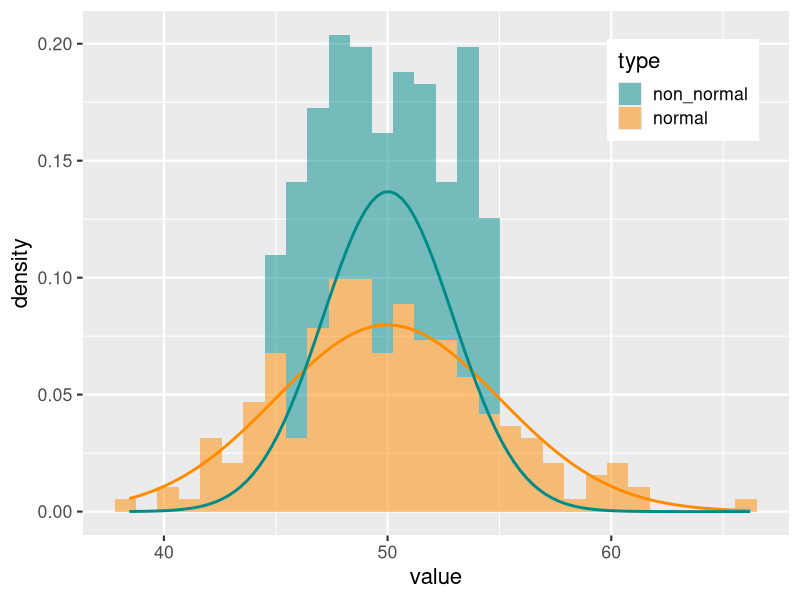
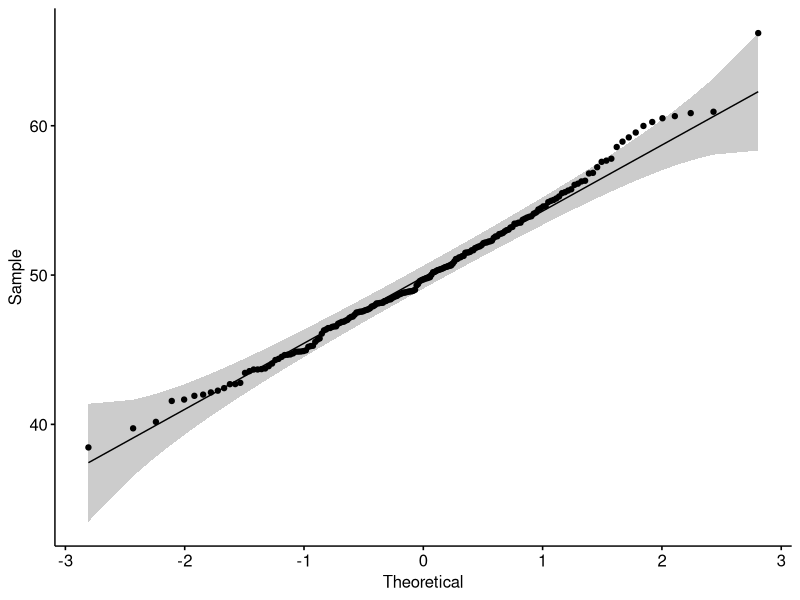
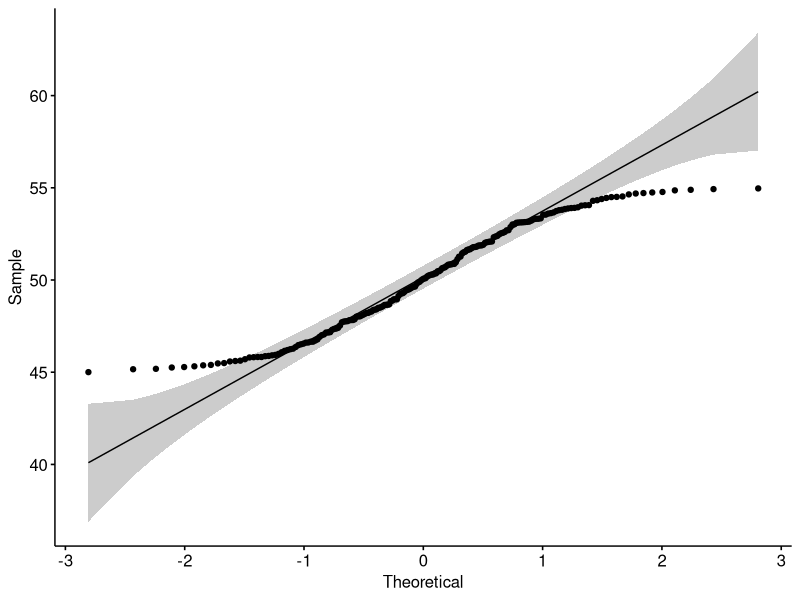
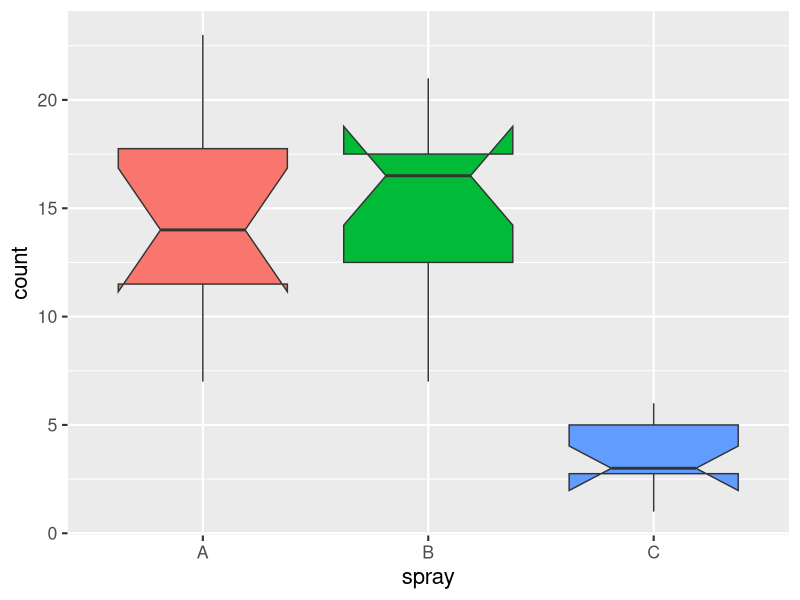
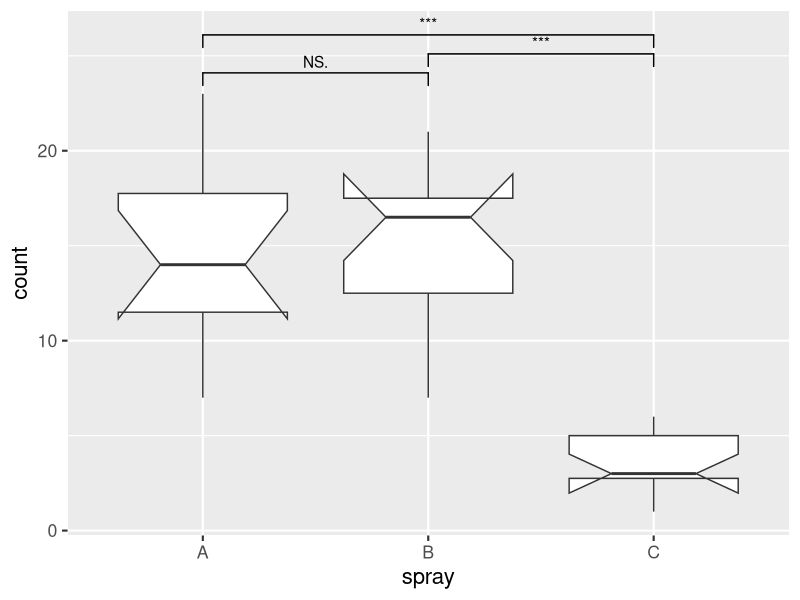
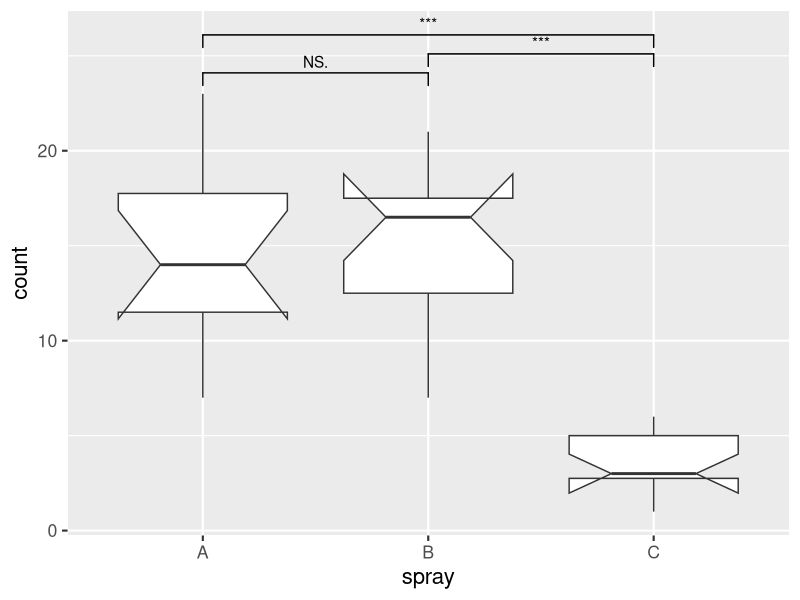
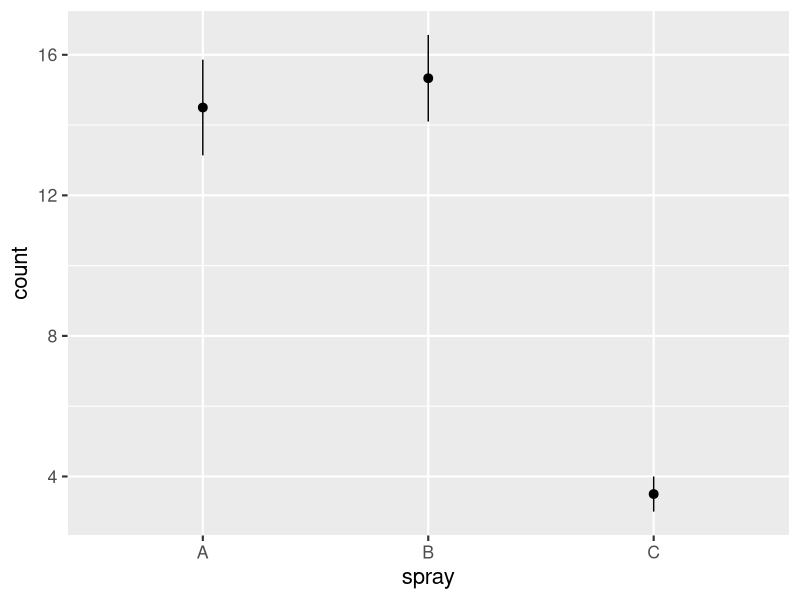
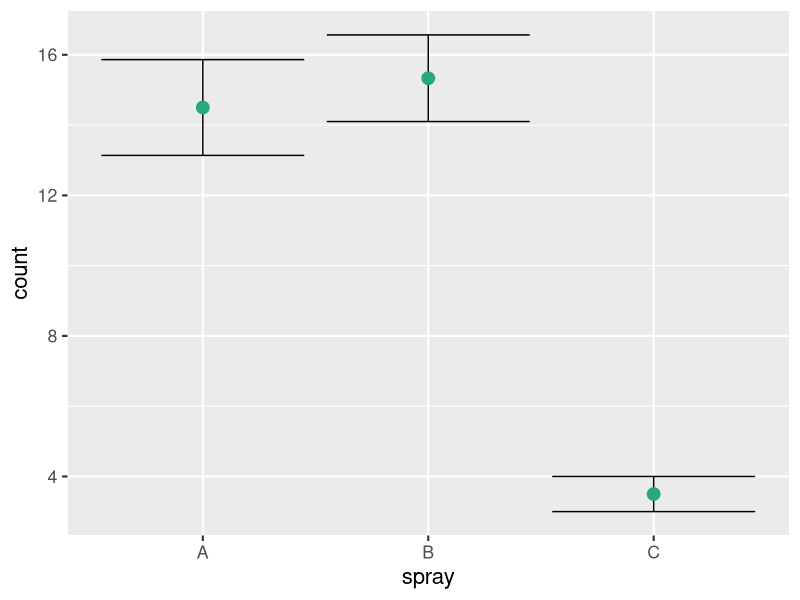

The R script that drew these images, in order:
## ---- chunk 1
library(dplyr)
library(ggplot2)
library(tidyr)
theme_set(theme_grey(base_size = 16))
options(scipen = 0)
## ---- chunk 2
set.seed(123)
mydata <- tibble(
  normal = rnorm(
    n = 200,
    mean = 50,
    sd = 5
  ),
  non_normal = runif(
    n = 200,
    min = 45,
    max = 55
  )
)
## ---- chunk 3
mydata %>%
  pivot_longer(cols = 1:2, names_to = "type", values_to = "value") %>%
  ggplot() +
  geom_histogram(alpha = 0.5, aes(x = value, fill = type, y = ..density..)) + # plot probability instead of count on y axis
  stat_function(
    fun = dnorm,
    args = list(
      mean = 50,
      sd = 5
    ),
    color = "darkorange", size = 1
  ) +
  stat_function(
    fun = dnorm,
    args = list(
      mean = mean(mydata$non_normal),
      sd = sd(mydata$non_normal)
    ),
    color = "cyan4", size = 1
  ) +
  scale_fill_manual(values = c("cyan4", "darkorange")) +
  theme(legend.position = c(0.85, 0.85))
## ---- chunk 4
shapiro.test(mydata$normal)
## ---- chunk 5
shapiro.test(mydata$non_normal)
## ---- chunk 6
# ggplot(mydata, aes(sample = normal)) +
#   stat_qq() + stat_qq_line()
ggpubr::ggqqplot(mydata$normal)
## ---- chunk 7
# ggplot(mydata,aes(sample = non_normal))+
#   stat_qq() + stat_qq_line()
ggpubr::ggqqplot(mydata$non_normal)
## ---- chunk 8
InsectSprays <- InsectSprays %>%
  filter(spray %in% c("A", "B", "E")) %>%
  mutate(spray = recode(spray, "E" = "C"))
## ---- chunk 9
TreatA <- filter(
  InsectSprays,
  spray == "A")$count
TreatB <- filter(
  InsectSprays,
  spray == "B")$count
TreatC <- filter(
  InsectSprays,
  spray == "C")$count
## ---- chunk 10
ggplot(InsectSprays, aes(x = spray, y = count, fill = spray)) +
  geom_boxplot(notch = TRUE) +
  theme(legend.position = "none")
## ---- chunk 11
shapiro.test(TreatA)
shapiro.test(TreatB)
shapiro.test(TreatC)
## ---- chunk 12
var.test(TreatA, TreatB)
## ---- chunk 13
var.test(TreatA, TreatC)
## ---- chunk 14
t.test(TreatA, TreatB, var.equal = TRUE)
## ---- chunk 15
t.test(TreatA, TreatC, var.equal = FALSE)
## ---- chunk 16
wilcox.test(TreatA, TreatB)
## ---- chunk 17
# install.packages("ggsignif")
library(ggsignif)
## ---- chunk 18
library(ggsignif)
## ---- chunk 19
#| code-line-numbers: "6-14"
#| output-location: column
ggplot(
  InsectSprays,
  aes(x = spray, y = count)
) +
  geom_boxplot(notch = TRUE) +
  geom_signif( 
    comparisons = list(
      c("A", "B"), 
      c("B", "C"), 
      c("A", "C") 
    ), 
    map_signif_level = TRUE, 
    y_position = c(23, 24, 25) 
  )
## ---- chunk 20
#| code-line-numbers: "12-15"
#| echo: false
ggplot(
  InsectSprays,
  aes(x = spray, y = count)
) +
  geom_boxplot(notch = TRUE) +
  geom_signif(
    comparisons = list(
      c("A", "B"),
      c("B", "C"),
      c("A", "C")
    ),
    test = "t.test", 
    test.args = list( 
      var.equal = TRUE 
    ), 
    map_signif_level = TRUE,
    y_position = c(23, 24, 25)
  )
## ---- chunk 21
ggplot(
  InsectSprays,
  aes(x = spray, y = count)
) +
  stat_summary()
## ---- chunk 22
#| echo: false
#| code-line-numbers: "5-14"
ggplot(
  InsectSprays,
  aes(x = spray, y = count)
) +
  stat_summary(
    fun.data = mean_se,
    geom = "errorbar"
  ) +
  stat_summary(
    fun.y = mean,
    geom = "point",
    color = "#28a87d",
    size = 4
  )
## ---- chunk 23
#| code-line-numbers: "12"
#| output-location: column
ggplot(
  InsectSprays,
  aes(x = spray, y = count)
) +
  stat_summary(
    fun.data = mean_se,
    geom = "errorbar",
    width = 0.3
  ) +
  stat_summary(
    fun.y = mean,
    geom = "bar",
    size = 4
  )
## ---- chunk 24
#| code-line-numbers: "14-23"
#| output-location: column
ggplot(
  InsectSprays,
  aes(x = spray, y = count)
) +
  stat_summary(
    fun.data = mean_se,
    geom = "errorbar",
    width = 0.3
  ) +
  stat_summary(
    fun.y = mean,
    geom = "bar"
  ) +
  ggsignif::geom_signif(
    comparisons = list(
      c("A", "B"),
      c("B", "C"),
      c("A", "C")
    ),
    test = "t.test",
    map_signif_level = TRUE,
    y_position = c(17, 18, 19)
  )
